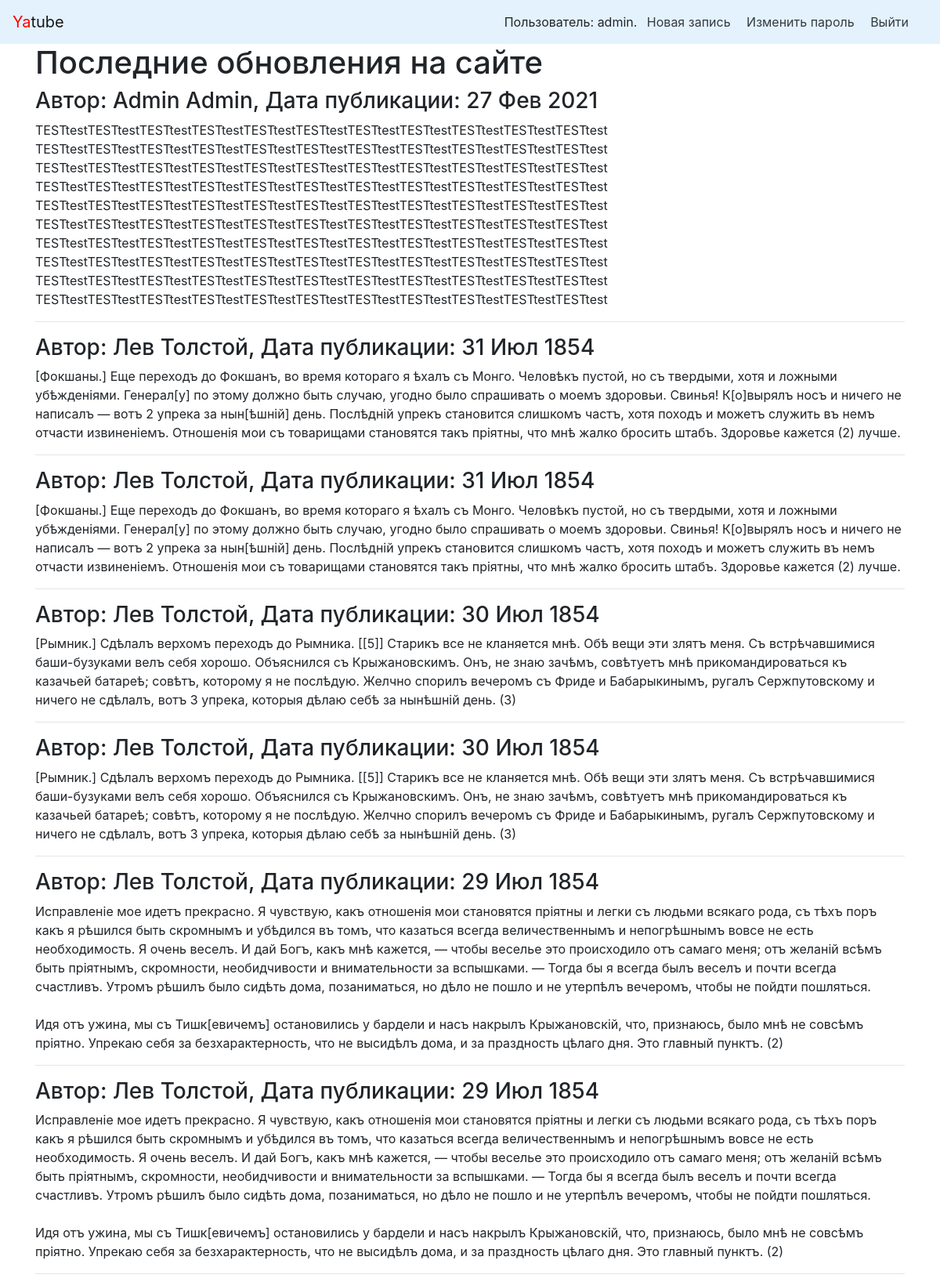
The app's page / (signed in, upper part) with its own data.
### posts/models.py (models this page shows)
class Post(models.Model):
    text = models.TextField()
    pub_date = models.DateTimeField("date published", auto_now_add=True)
    author = models.ForeignKey(User,
                               on_delete=models.CASCADE,
                               related_name="posts")
    group = models.ForeignKey(Group,
                              on_delete=models.SET_NULL,
                              related_name="posts",
                              blank=True, null=True)
    class Meta:
        ordering = ['-pub_date']

### posts/views.py (the view)
# urls.py: path("", views.index, name="index"),
def index(request):
    latest = Post.objects.all()[:11]
    return render(request, "index.html", {"posts": latest})

### users/context_processors.py (called while the page is built)
def year(request):
    current_year = dt.date.today().year
    return {
        "year": current_year
    }

### templates/posts/index.html (shortened to what this page needs)
{% extends "base.html" %}
{% block header %}Последние обновления на сайте{% endblock %}
{% block content %}
    {% for post in posts %}
    <h3>
        Автор: {{ post.author.get_full_name }}, Дата публикации: {{ post.pub_date|date:"d M Y" }}
    </h3>
    <p>{{ post.text|linebreaksbr }}</p>
    {% if not forloop.last %}<hr>{% endif %}
    {% endfor %}
{% endblock %}

### templates/nav.html
<nav class="navbar navbar-light" style="background-color: #e3f2fd;">
    <a class="navbar-brand" href="/"><span style="color:red">Ya</span>tube</a>
    <nav class="my-2 my-md-0 mr-md-3">
        {% if user.is_authenticated %}
        Пользователь: {{ user.username }}.
        <a class="p-2 text-dark" href="{% url 'posts:new_post' %}">Новая запись</a>
        <a class="p-2 text-dark" href="{% url 'password_change' %}">Изменить пароль</a>
        <a class="p-2 text-dark" href="{% url 'logout' %}">Выйти</a>
        {% else %}
        <a class="p-2 text-dark" href="{% url 'login' %}">Войти</a> |
        <a class="p-2 text-dark" href="{% url 'signup' %}">Регистрация</a>
        {% endif %}
    </nav>
</nav>

### records on screen
Post: author.get_full_name "Admin Admin", pub_date "27 Фев 2021", text "TESTtestTESTtestTESTtestTESTtestTESTtestTESTtestTESTtestTESTtestTESTtestTESTtestTESTtest TESTtestTESTtestTESTtestTESTtestTESTtestTESTtestTESTtestTESTtestTESTtestTESTtestTESTtest TESTtestTESTtestTESTtestTESTtestTESTtestTESTtestTESTtestTESTtestTESTtestTESTtestTESTtest TESTtestTESTtestTESTtestTESTtestTESTtestTESTtestTESTtestTESTtestTESTtestTESTtestTESTtest TESTtestTESTtestTESTtestTESTtestTESTtestTESTtestTESTtestTESTtestTESTtestTESTtestTESTtest TESTtestTESTtestTESTtestTESTtestTESTtestTESTtestTESTtestTESTtestTESTtestTESTtestTESTtest TESTtestTESTtestTESTtestTESTtestTESTtestTESTtestTESTtestTESTtestTESTtestTESTtestTESTtest…"
Post: author.get_full_name "Лев Толстой", pub_date "31 Июл 1854", text "[Фокшаны.] Еще переходъ до Фокшанъ, во время котораго я ѣхалъ съ Монго. Человѣкъ пустой, но съ твердыми, хотя и ложными убѣжденіями. Генерал[у] по этому должно быть случаю, угодно было спрашивать о моемъ здоровьи. Свинья! К[о]вырялъ носъ и ничего не написалъ — вотъ 2 упрека за нын[ѣшній] день. Послѣдній упрекъ становится слишкомъ частъ, хотя походъ и можетъ служить въ немъ отчасти извиненіемъ. Отношенія мои съ товарищами становятся такъ пріятны, что мнѣ жалко бросить штабъ. Здоровье кажется (2) лучше."
Post: author.get_full_name "Лев Толстой", pub_date "31 Июл 1854", text "[Фокшаны.] Еще переходъ до Фокшанъ, во время котораго я ѣхалъ съ Монго. Человѣкъ пустой, но съ твердыми, хотя и ложными убѣжденіями. Генерал[у] по этому должно быть случаю, угодно было спрашивать о моемъ здоровьи. Свинья! К[о]вырялъ носъ и ничего не написалъ — вотъ 2 упрека за нын[ѣшній] день. Послѣдній упрекъ становится слишкомъ частъ, хотя походъ и можетъ служить въ немъ отчасти извиненіемъ. Отношенія мои съ товарищами становятся такъ пріятны, что мнѣ жалко бросить штабъ. Здоровье кажется (2) лучше."
Post: author.get_full_name "Лев Толстой", pub_date "30 Июл 1854", text "[Рымник.] Сдѣлалъ верхомъ переходъ до Рымника. [[5]] Старикъ все не кланяется мнѣ. Обѣ вещи эти злятъ меня. Съ встрѣчавшимися баши-бузуками велъ себя хорошо. Объяснился съ Крыжановскимъ. Онъ, не знаю зачѣмъ, совѣтуетъ мнѣ прикомандироваться къ казачьей батареѣ; совѣтъ, которому я не послѣдую. Желчно спорилъ вечеромъ съ Фриде и Бабарыкинымъ, ругалъ Сержпутовскому и ничего не сдѣлалъ, вотъ 3 упрека, которыя дѣлаю себѣ за нынѣшній день. (3)"
Post: author.get_full_name "Лев Толстой", pub_date "30 Июл 1854", text "[Рымник.] Сдѣлалъ верхомъ переходъ до Рымника. [[5]] Старикъ все не кланяется мнѣ. Обѣ вещи эти злятъ меня. Съ встрѣчавшимися баши-бузуками велъ себя хорошо. Объяснился съ Крыжановскимъ. Онъ, не знаю зачѣмъ, совѣтуетъ мнѣ прикомандироваться къ казачьей батареѣ; совѣтъ, которому я не послѣдую. Желчно спорилъ вечеромъ съ Фриде и Бабарыкинымъ, ругалъ Сержпутовскому и ничего не сдѣлалъ, вотъ 3 упрека, которыя дѣлаю себѣ за нынѣшній день. (3)"
Post: author.get_full_name "Лев Толстой", pub_date "29 Июл 1854", text "Исправленіе мое идетъ прекрасно. Я чувствую, какъ отношенія мои становятся пріятны и легки съ людьми всякаго рода, съ тѣхъ поръ какъ я рѣшился быть скромнымъ и убѣдился въ томъ, что казаться всегда величественнымъ и непогрѣшнымъ вовсе не есть необходимость. Я очень веселъ. И дай Богъ, какъ мнѣ кажется, — чтобы веселье это происходило отъ самаго меня; отъ желаній всѣмъ быть пріятнымъ, скромности, необидчивости и внимательности за вспышками. — Тогда бы я всегда былъ веселъ и почти всегда счастливъ. Утромъ рѣшилъ было сидѣть дома, позаниматься, но дѣло не пошло и не утерпѣлъ вечеромъ, чтобы не пойдти пошляться. Идя отъ ужина, мы съ Тишк[евичемъ] остановились у бардели и насъ накрылъ…"
Post: author.get_full_name "Лев Толстой", pub_date "29 Июл 1854", text "Исправленіе мое идетъ прекрасно. Я чувствую, какъ отношенія мои становятся пріятны и легки съ людьми всякаго рода, съ тѣхъ поръ какъ я рѣшился быть скромнымъ и убѣдился въ томъ, что казаться всегда величественнымъ и непогрѣшнымъ вовсе не есть необходимость. Я очень веселъ. И дай Богъ, какъ мнѣ кажется, — чтобы веселье это происходило отъ самаго меня; отъ желаній всѣмъ быть пріятнымъ, скромности, необидчивости и внимательности за вспышками. — Тогда бы я всегда былъ веселъ и почти всегда счастливъ. Утромъ рѣшилъ было сидѣть дома, позаниматься, но дѣло не пошло и не утерпѣлъ вечеромъ, чтобы не пойдти пошляться. Идя отъ ужина, мы съ Тишк[евичемъ] остановились у бардели и насъ накрылъ…"

### other values on screen
{{ user.username }} "admin"
